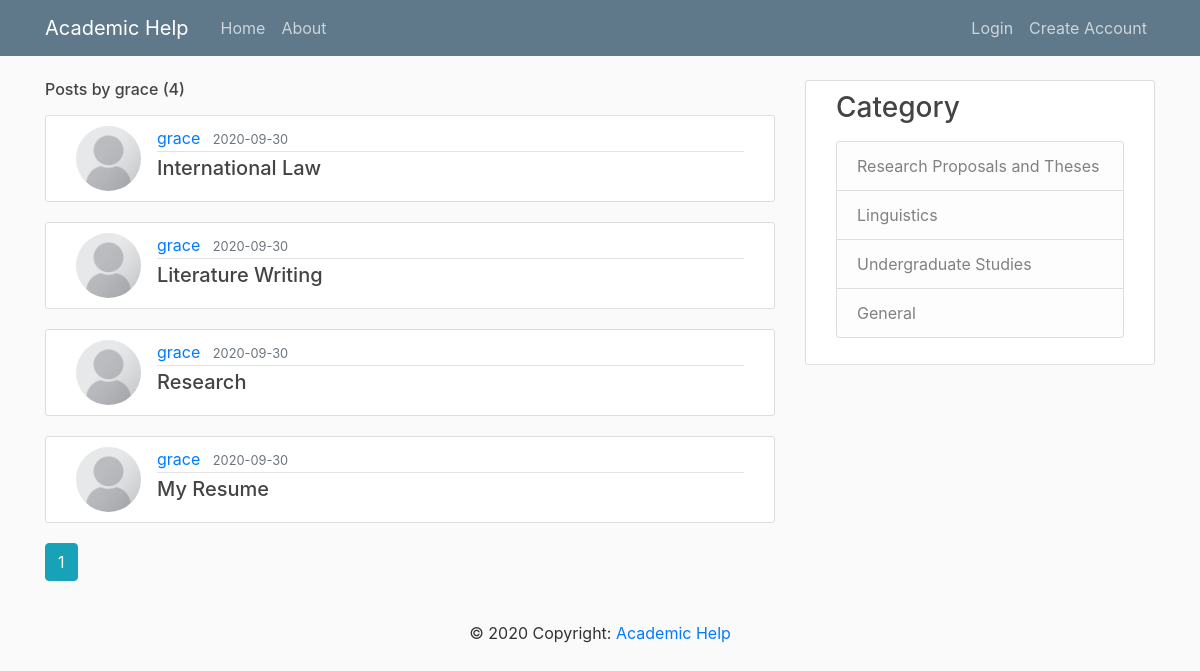
/user/grace, run on the app's committed database.
### flaskblog/models.py (models this page shows, shortened)
class User(db.Model, UserMixin):
    id = db.Column(db.Integer, primary_key=True)
    username = db.Column(db.String(20), unique=True, nullable=False)
    email = db.Column(db.String(120), unique=True, nullable=False)
    image_file = db.Column(db.String(20), nullable=False,
                           default='default-pic.jpg')
    password = db.Column(db.String(60), nullable=False)
    posts = db.relationship('Post', backref='author', lazy=True)

class Post(db.Model):
    id = db.Column(db.Integer, primary_key=True)
    title = db.Column(db.String(100), nullable=False)
    date_posted = db.Column(db.DateTime, nullable=False,
                            default=datetime.utcnow)
    content = db.Column(db.Text, nullable=False)
    category = db.Column(db.Text)
    user_id = db.Column(db.Integer, db.ForeignKey('user.id'), nullable=False)

### flaskblog/users/routes.py (the view)
@users.route("/user/<string:username>")
def user_posts(username):
    page = request.args.get('page', 1, type=int)
    user = User.query.filter_by(username=username).first_or_404()
    posts = Post.query.filter_by(author=user)\
        .order_by(Post.date_posted.desc())\
        .paginate(page=page, per_page=5)
    return render_template('user_posts.html', posts=posts, user=user)

### flaskblog/templates/user_posts.html
{% extends "layout.html" %}
{% block content %}
    <h6 class="mb-3">Posts by {{ user.username }} ({{ posts.total }})</h6>
    {% for post in posts.items %}
        <article class="media content-section">
          <img class="rounded-circle article-img" src="{{ url_for('static', filename='profile_pics/' + post.author.image_file) }}">
          <div class="media-body">
            <div class="article-metadata">
              <a class="mr-2" href="{{ url_for('users.user_posts', username=post.author.username) }}">{{ post.author.username }}</a>
              <small class="text-muted">{{ post.date_posted.strftime('%Y-%m-%d') }}</small>
            </div>
            <h5><a class="article-title" href="{{ url_for('posts.post', post_id=post.id) }}">{{ post.title }}</a></h5>
          </div>
        </article>
    {% endfor %}
    {% for page_num in posts.iter_pages(left_edge=1, right_edge=1, left_current=1, right_current=2) %}
      {% if page_num %}
        {% if posts.page == page_num %}
          <a class="btn btn-info mb-4" href="{{ url_for('users.user_posts', username=user.username, page=page_num) }}">{{ page_num }}</a>
        {% else %}
          <a class="btn btn-outline-info mb-4" href="{{ url_for('users.user_posts', username=user.username, page=page_num) }}">{{ page_num }}</a>
        {% endif %}
      {% else %}
        ...
      {% endif %}
    {% endfor %}
{% endblock content %}

### flaskblog/static/main.css (style rules this page uses)
body { background: #fafafa; color: #333333; margin-top: 5rem; }
h1, h2, h3, h4, h5, h6 { color: #444444; }
.content-section { background: #ffffff; padding: 10px 30px; border: 1px solid #dddddd; border-radius: 3px; margin-bottom: 20px; }
.article-title { color: #444444; }
.article-img { height: 65px; width: 65px; margin-right: 16px; }
.article-metadata { padding-bottom: 1px; margin-bottom: 4px; border-bottom: 1px solid #e3e3e3; }

### data on the page
User: username "grace"
Post: image_file (placeholder picture), author.username "grace", date_posted "2020-09-30", title "International Law"
Post: image_file (placeholder picture), author.username "grace", date_posted "2020-09-30", title "Literature Writing"
Post: image_file (placeholder picture), author.username "grace", date_posted "2020-09-30", title "Research"
Post: image_file (placeholder picture), author.username "grace", date_posted "2020-09-30", title "My Resume"

### other printed values
{{ posts.total }} "4"
{{ page_num }} "1"
